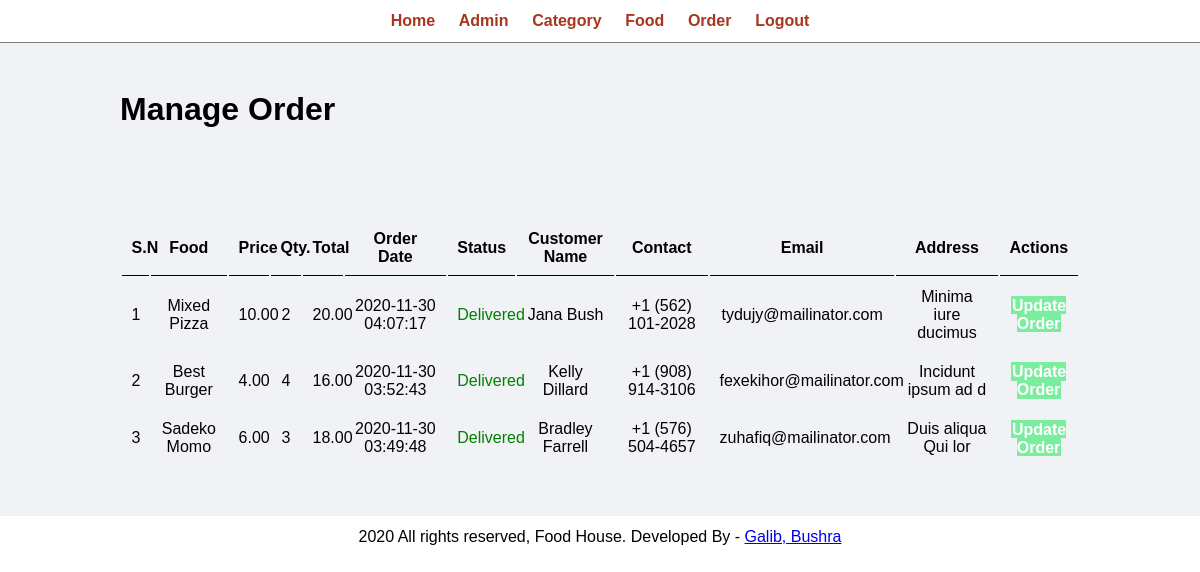
Page /admin/manage-order.php (signed in) on the earlier database version.
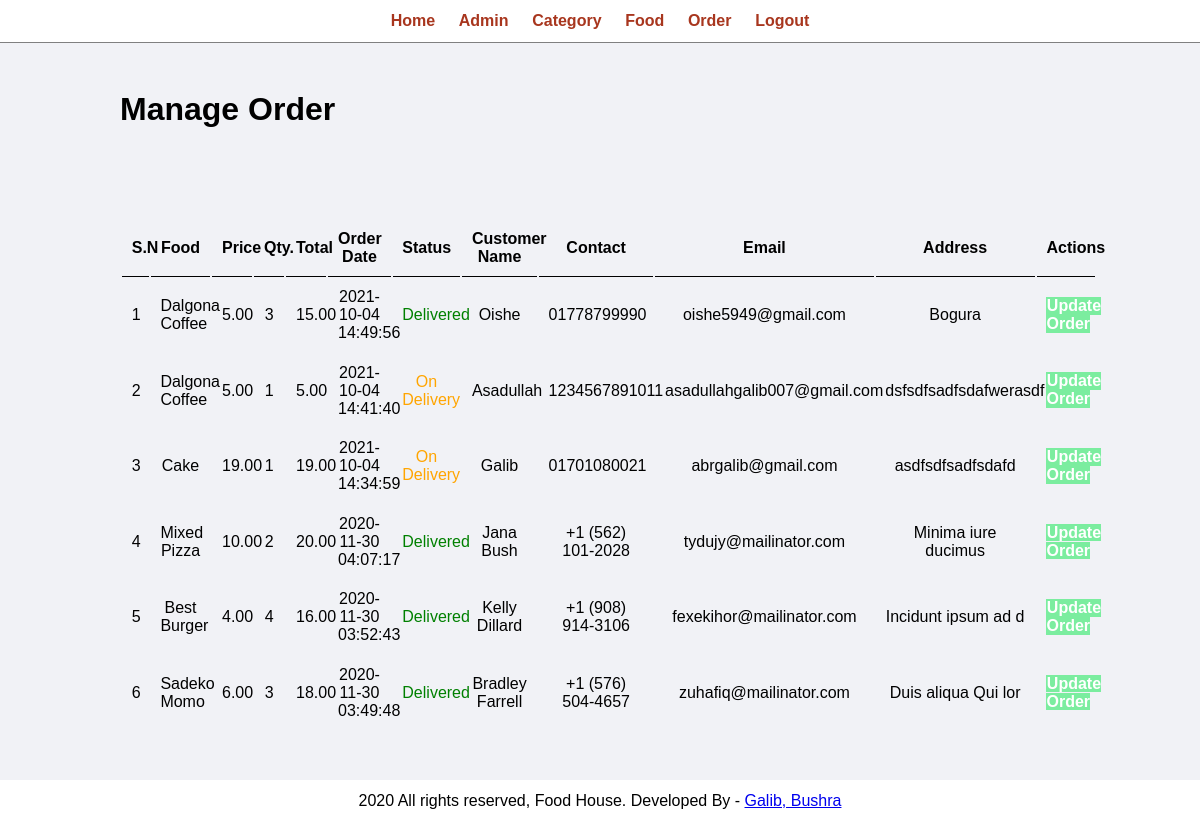
Same page on the later database version.
### tables this page shows
CREATE TABLE `tbl_order` (
  `id` int(10) UNSIGNED NOT NULL,
  `food` varchar(150) NOT NULL,
  `price` decimal(10,2) NOT NULL,
  `qty` int(11) NOT NULL,
  `total` decimal(10,2) NOT NULL,
  `order_date` datetime NOT NULL,
  `status` varchar(50) NOT NULL,
  `customer_name` varchar(150) NOT NULL,
  `customer_contact` varchar(20) NOT NULL,
  `customer_email` varchar(150) NOT NULL,
  `customer_address` varchar(255) NOT NULL,
  `f_id` int(10) NOT NULL
);

### admin/manage-order.php (the view, shortened to what this page needs)
<link rel="stylesheet" type="text/css" href="../css/admin.css">
<?php include('partials/menu.php'); ?>
<div class="main-content">
    <div class="wrapper">
        <h1>Manage Order</h1>
                <br /><br /><br />
                <br><br>
                <table class="tbl-full">
                    <tr class="text-center">
                        <th>S.N</th>
                        <th>Food</th>
                        <th>Price</th>
                        <th>Qty.</th>
                        <th>Total</th>
                        <th>Order Date</th>
                        <th>Status</th>
                        <th>Customer Name</th>
                        <th>Contact</th>
                        <th>Email</th>
                        <th>Address</th>
                        <th>Actions</th>
                    </tr>
                    <?php
                        $sql = "SELECT * FROM tbl_order ORDER BY id DESC";
                        $res = mysqli_query($conn, $sql);
                        $count = mysqli_num_rows($res);
                        $sn = 1;
                        if($count>0)
                        {
                            while($row=mysqli_fetch_assoc($res))
                            {
                                $id = $row['id'];
                                $food = $row['food'];
                                $price = $row['price'];
                                $qty = $row['qty'];
                                $total = $row['total'];
                                $order_date = $row['order_date'];
                                $status = $row['status'];
                                $customer_name = $row['customer_name'];
                                $customer_contact = $row['customer_contact'];
                                $customer_email = $row['customer_email'];
                                $customer_address = $row['customer_address'];
                                ?>
                                    <tr class="text-center">
                                        <td><?php echo $sn++; ?></td>
                                        <td><?php echo $food; ?></td>
                                        <td><?php echo $price; ?></td>
                                        <td><?php echo $qty; ?></td>
                                        <td><?php echo $total; ?></td>
                                        <td><?php echo $order_date; ?></td>
                                        <td>
                                            <?php
                                                if($status=="Ordered")
                                                {
                                                    echo "<label>$status</label>";
                                                }
                                                elseif($status=="On Delivery")
                                                {
                                                    echo "<label style='color: orange;'>$status</label>";
                                                }
                                                elseif($status=="Delivered")
                                                {
                                                    echo "<label style='color: green;'>$status</label>";
                                                }
                                                elseif($status=="Cancelled")
                                                {
                                                    echo "<label style='color: red;'>$status</label>";
                                                }
                                            ?>
                                        </td>
                                        <td><?php echo $customer_name; ?></td>
                                        <td><?php echo $customer_contact; ?></td>
                                        <td><?php echo $customer_email; ?></td>
                                        <td><?php echo $customer_address; ?></td>
                                        <td>
                                            <a href="<?php echo SITEURL; ?>admin/update-order.php?id=<?php echo $id; ?>" class="btn-secondary">Update Order</a>
                                        </td>
                                    </tr>
                                <?php
                            }
                        }
                        else
                        {
                            echo "<tr><td colspan='12' class='error'>Orders not Available</td></tr>";
                        }
                    ?>
                </table>
    </div>
</div>
<?php include('partials/footer.php'); ?>

### admin/partials/menu.php (shortened to what this page needs)
<html>
    <head>
        <link rel="stylesheet" href="../css/admin.css">
    </head>
    <body>
        <div class="menu text-center">
            <div class="wrapper">
                <ul>
                    <li><a href="index.php">Home</a></li>
                    <li><a href="manage-admin.php">Admin</a></li>
                    <li><a href="manage-category.php">Category</a></li>
                    <li><a href="manage-food.php">Food</a></li>
                    <li><a href="manage-order.php">Order</a></li>
                    <li><a href="logout.php">Logout</a></li>
                </ul>
            </div>
        </div>

### admin/partials/footer.php
<div class="footer">
            <div class="wrapper">
                <p class="text-center">2020 All rights reserved, Food House. Developed By - <a href="#"> Galib, Bushra</a></p>
            </div>
        </div>
    </body>
</html>

### css/admin.css (style rules this page uses)
* { margin: 0; padding: 0; font-family: Arial, Helvetica, sans-serif; }
.wrapper { padding: 1%; width: 80%; margin: 0 auto; }
.text-center { text-align: center; }
.menu { border-bottom: 1px solid gray; }
.menu ul { list-style-type: none; }
.menu ul li { display: inline; padding: 1%; }
.menu ul li a { text-decoration: none; font-weight: bold; color: #a8361e; }
.main-content { padding: 3% 0; background-color: #f1f2f6; }
.tbl-full { width: 100%; }
table tr th { border-bottom: 1px solid black; padding: 1%; }
table tr td { padding: 1%; }
.btn-secondary { background-color: #7bed9f; padding: 1%; color: white; text-decoration: none; font-weight: bold; }

Differences in the rows shown:
added tbl_order: food "Dalgona Coffee", price "5.00", qty "3", total "15.00", order_date "2021-10-04 14:49:56", status "Delivered", customer_name "Oishe", customer_contact "01778799990", customer_email "oishe5949@gmail.com", customer_address "Bogura"
added tbl_order: food "Dalgona Coffee", price "5.00", qty "1", total "5.00", order_date "2021-10-04 14:41:40", status "On Delivery", customer_name "Asadullah", customer_contact "1234567891011", customer_email "asadullahgalib007@gmail.com", customer_address "dsfsdfsadfsdafwerasdf"
added tbl_order: food "Cake", price "19.00", qty "1", total "19.00", order_date "2021-10-04 14:34:59", status "On Delivery", customer_name "Galib", customer_contact "01701080021", customer_email "abrgalib@gmail.com", customer_address "asdfsdfsadfsdafd"
